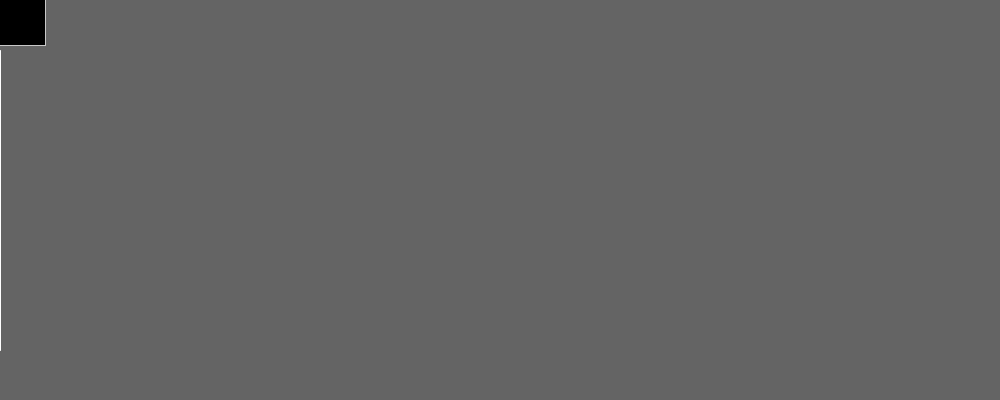
Frame 1 (no input)
Frame 60 (the mouse pressed at the canvas centre just before this capture): identical to frame 1, image omitted
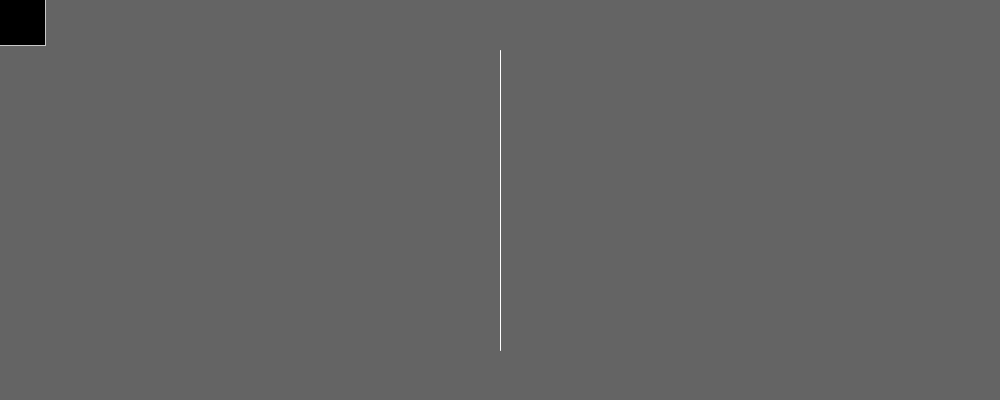
Frame 120 (the mouse held since frame 60 and released just before this capture)

The Processing sketch that drew these frames (run headless with seeded random() and noise(); from frame 60 on, the mouse is pressed at the canvas centre):

// Processing sketch: processing_154254
// ── processing_154254.pde

//mouseX, mouseY, pmouseX, pmouseY
//pmouseX = previous mouse position

void setup(){
  size(1000,400);
}

void draw(){
  background(100);
  float myDifference = abs(mouseX-pmouseX);
  //abs = absolute value, because sometimes the difference is negative and color requires a positive number.
  stroke(200);
  
 //rect changes color
  rectMode(CENTER);
  fill(myDifference);
  rect(20,20,50,50);

  stroke(255);
  line(mouseX,50, pmouseX,height-50);
  println(mouseX + " : " + myDifference);
  println("The difference is; " + myDifference);
}
